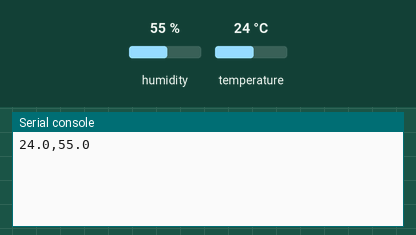
Simulated run of this program. Board: CircuitPython board. On the bench: the last lines printed to the serial console. Inputs (shaded band) come from the test bench; at power-on: humidity 55 %, temperature 24 °C.

Above: at 1.2 s.
1.3 s: humidity set to 22 %
At 3.9 s:
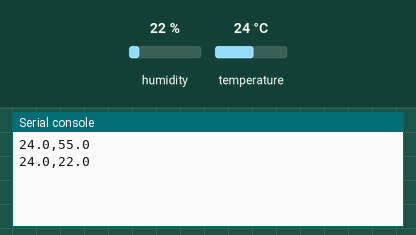
4.3 s: temperature set to 12 °C
At 5.1 s:
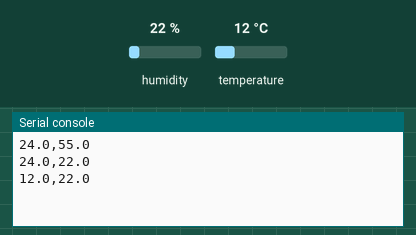
7.3 s: humidity set to 40 %
At 9.9 s:
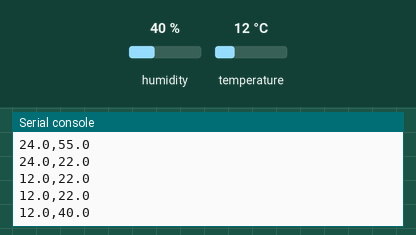
Timing chart, 0 to 11.4 s (numbered marks = the images above; inputs shaded):
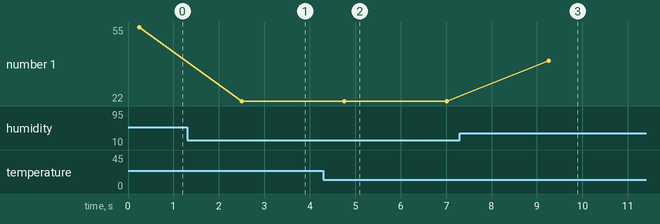

Measured:
- after the input at 1.3 s, the serial console: prints a new line after 1.2 s (image 1)
- after the input at 4.3 s, the serial console: prints a new line after 0.46 s (image 2)
- after the input at 7.3 s, the serial console: prints a new line after 2.0 s (image 3)
- plotted number 1: 55 → 22 after the input at 1.3 s, 22 → 40 after the input at 7.3 s

The program:

dht22.py
```python
import time
import board
import adafruit_dht

dhtDevice = adafruit_dht.DHT22(board.D18)

while True:
    try:
        temp = dhtDevice.temperature
        humidity = dhtDevice.humidity
        if temp is not None and humidity is not None:
            print(f"{temp:.1f},{humidity:.1f}", flush=True)
    except RuntimeError:
        pass
    except Exception as error:
        dhtDevice.exit()
        raise error
    time.sleep(2.0)
```
